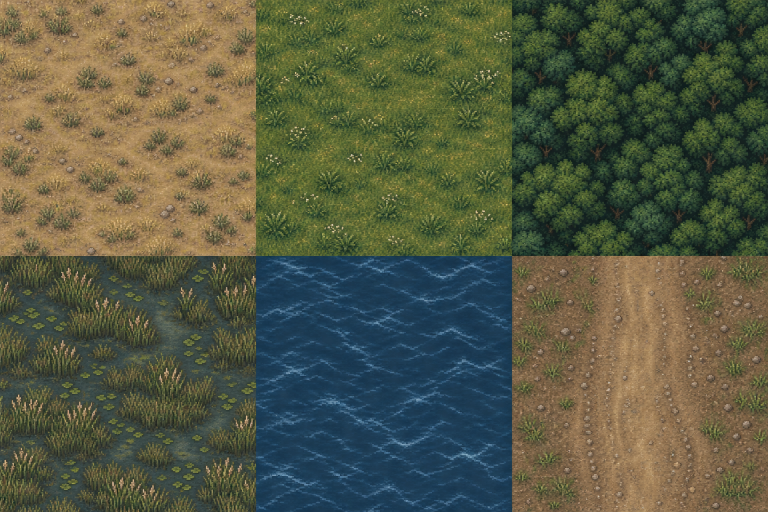
#> input picture assets/generated/terrain_atlas.png, 1536 x 1024 px (shown at 1/2 size)
$ python -i make_defense_ppt.py   (imports and definitions only)
#> lines starting #> are read from the running program, lines starting #| are printed output that depends on the picture
#!/usr/bin/env python3
"""Build course defense PPT for Commander Tactical Arena."""
from pathlib import Path

from PIL import Image
from pptx import Presentation
from pptx.dml.color import RGBColor
from pptx.enum.shapes import MSO_SHAPE
from pptx.enum.text import PP_ALIGN
from pptx.oxml.ns import qn
from pptx.util import Inches, Pt

ROOT = Path(r"D:\hello")
OUT = ROOT / "答辩PPT.pptx"
ASSET_DIR = ROOT / "assets" / "generated"

# [1 line that did not run here, left out]
# [1 line that did not run here, left out]
# [1 line that did not run here, left out]
# [1 line that did not run here, left out]
# [1 line that did not run here, left out]
# [1 line that did not run here, left out]
# [1 line that did not run here, left out]
# [1 line that did not run here, left out]
# [1 line that did not run here, left out]
# [1 line that did not run here, left out]
# [1 line that did not run here, left out]

FONT = "Microsoft YaHei"
# [1 line that did not run here, left out]


# [90 lines left out: functions set_cjk, style_run, add_text, add_rect, add_footer, set_bg and 3 more, not called in this run]


def crop_cover(src: Path, dst: Path, target=(1280, 720), blend=0.58) -> Path:
#> called with dst = 'out.png', target = (1280, 720), blend = 0.58
    im = Image.open(src).convert("RGB")
    tw, th = target
    sw, sh = im.size
#> sw = 1536; sh = 1024
    scale = max(tw / sw, th / sh)
#> scale = 0.833
    nw, nh = int(sw * scale), int(sh * scale)
#> nw = 1280; nh = 853
    im = im.resize((nw, nh), Image.Resampling.LANCZOS)
#> im: PIL image 1280x853 RGB
    left, top = (nw - tw) // 2, (nh - th) // 2
#> left = 0; top = 66
    im = im.crop((left, top, left + tw, top + th))
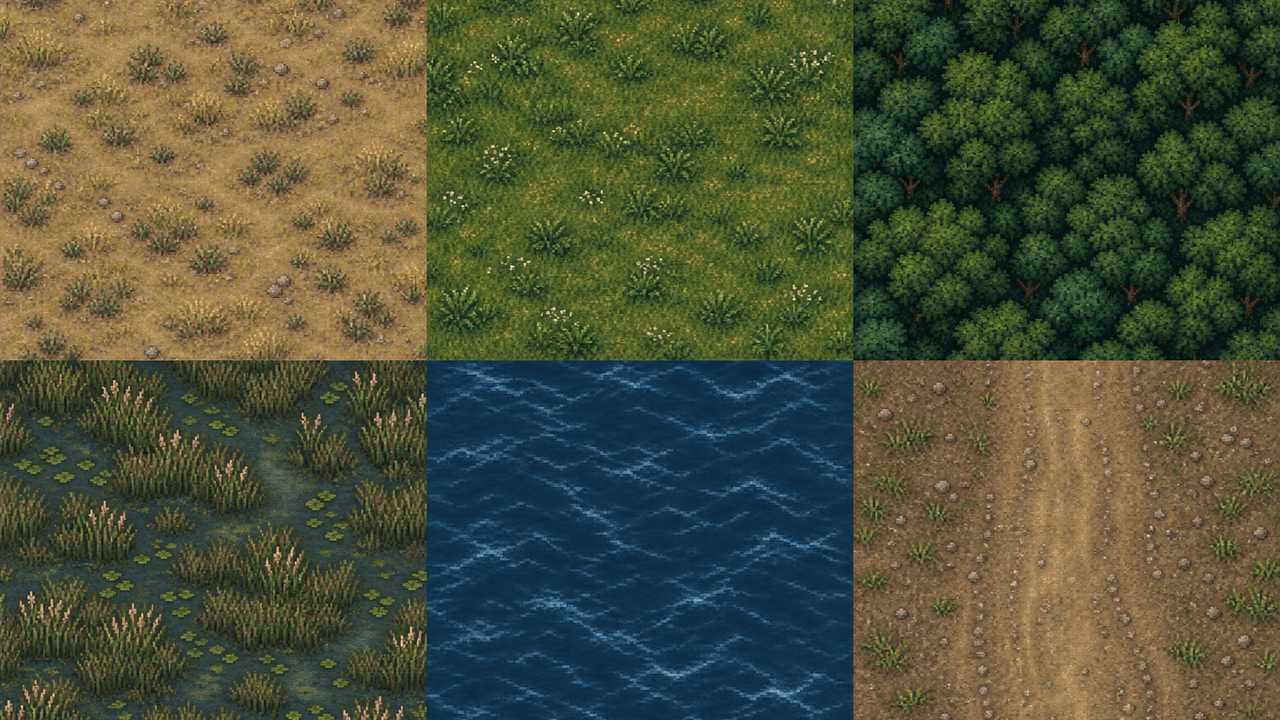
#> im: PIL image 1280x720 RGB; mean R, G, B 78.1, 82, 58.4
    dark = Image.new("RGB", im.size, (8, 14, 24))
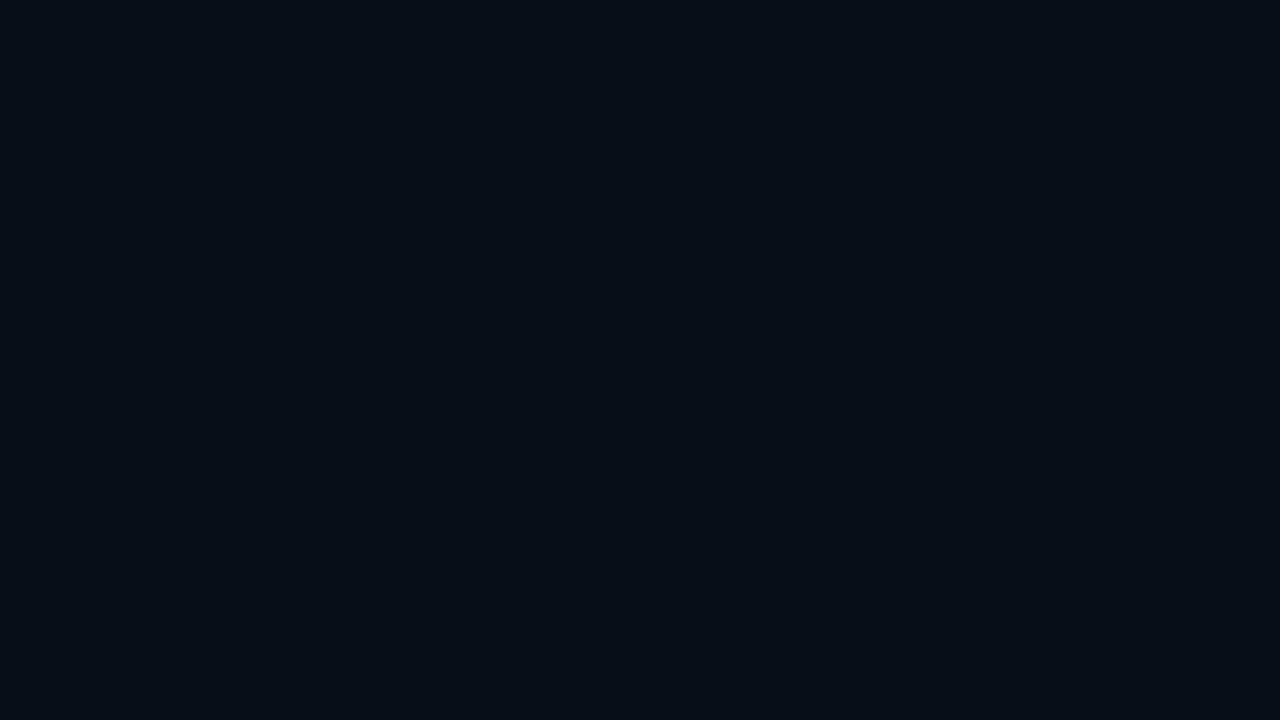
#> dark: PIL image 1280x720 RGB; mean R, G, B 8, 14, 24
    im = Image.blend(im, dark, blend)
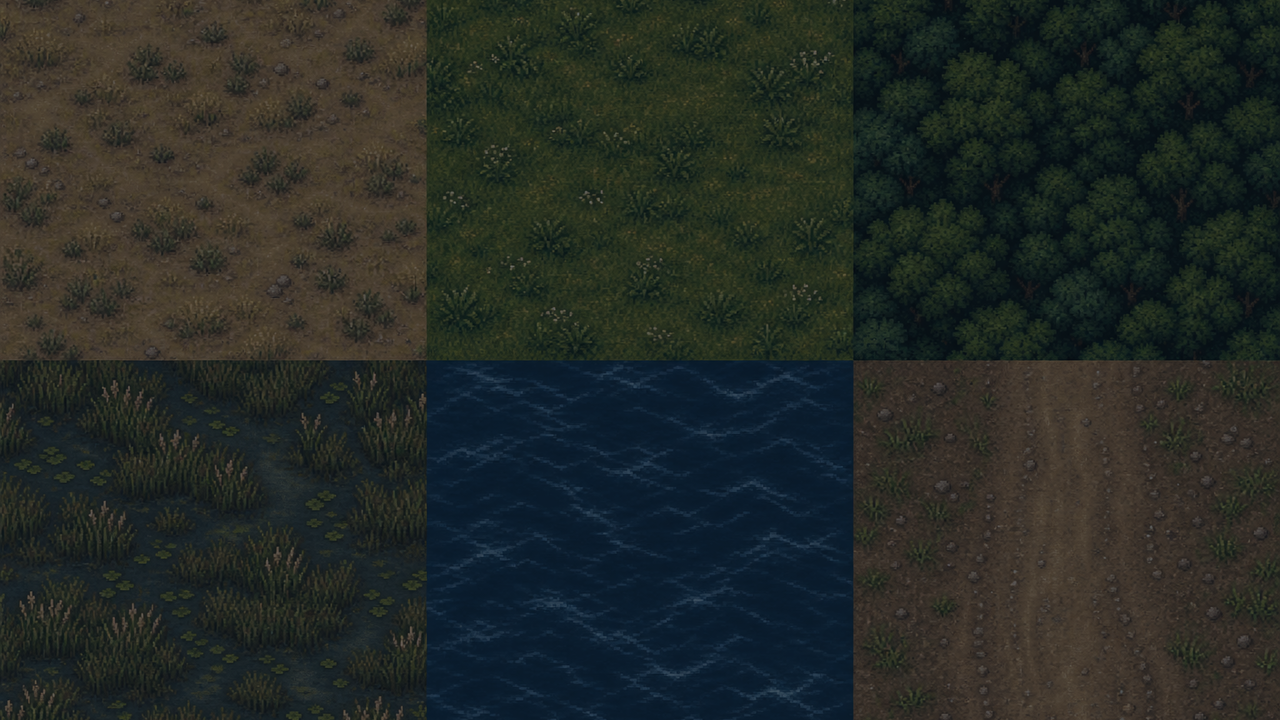
#> im: PIL image 1280x720 RGB; mean R, G, B 37, 42.1, 37.9
    im.save(dst, quality=88)
    return dst


def notes(slide, text):
    slide.notes_slide.notes_text_frame.text = text


# [330 lines left out: function build, not called in this run]


# [2 lines not run here, left out]

>>> result = crop_cover('../../../../../assets/generated/terrain_atlas.png', 'out.png')
